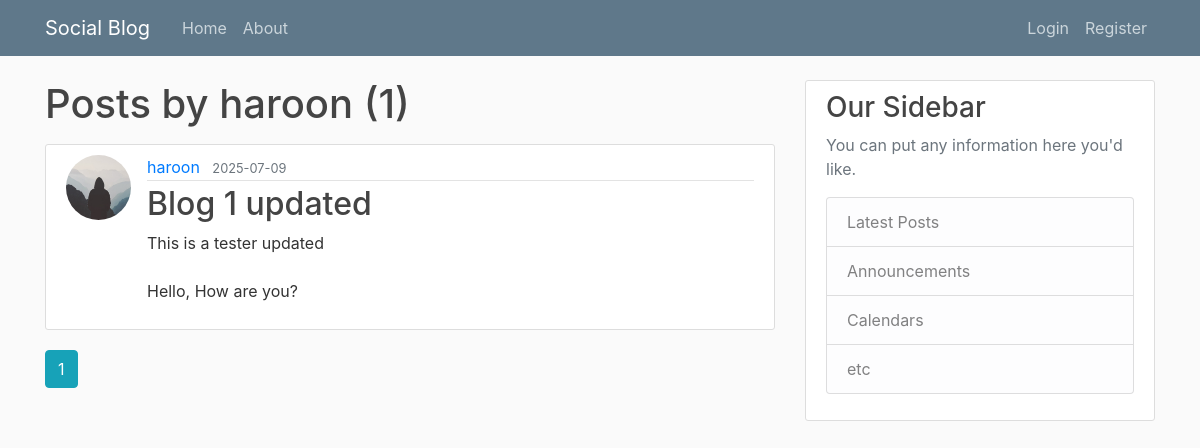
Before: /user/haroon with the older database file.
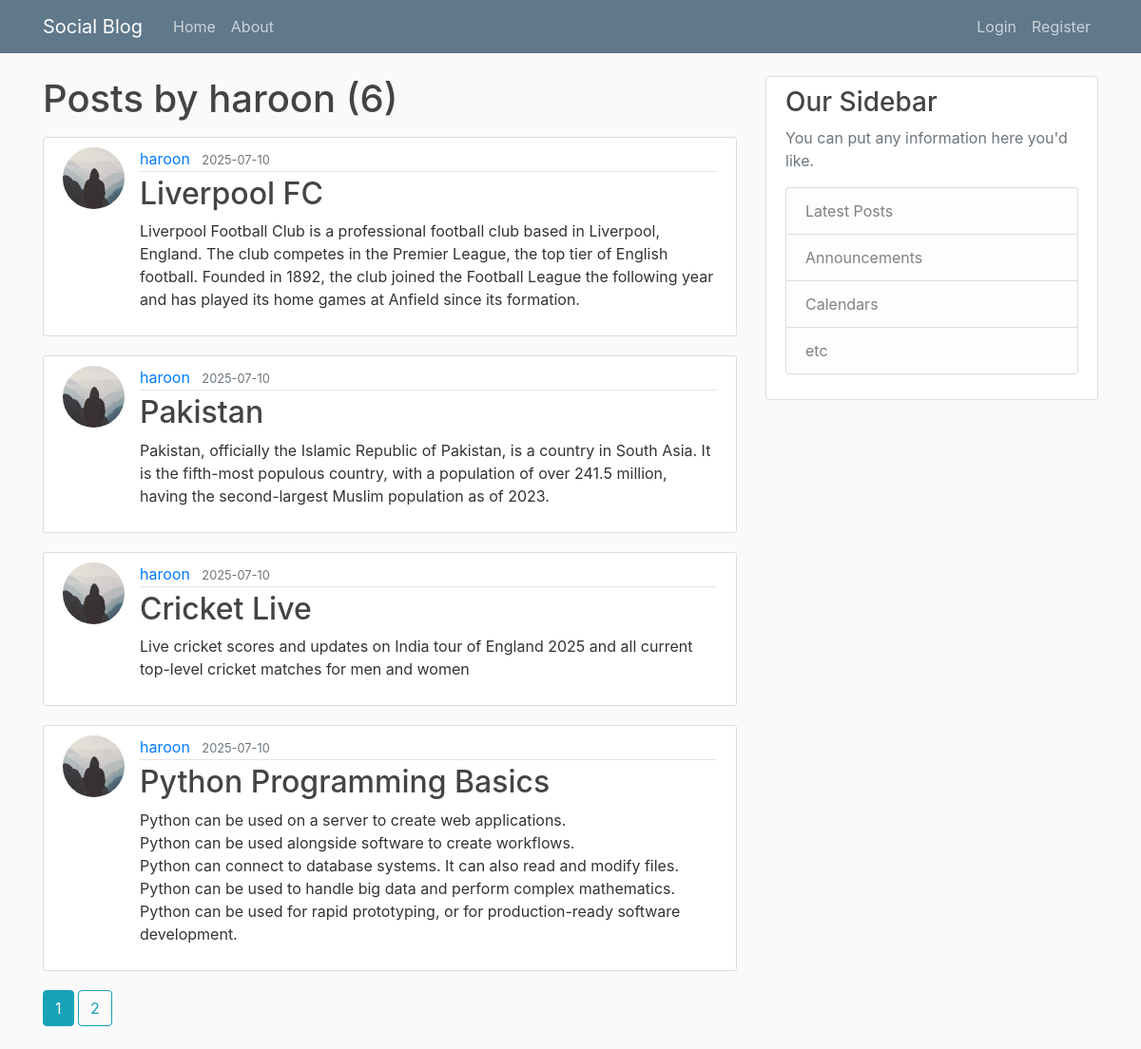
After: the same page with the newer database file.
### social_blog/models.py (models this page shows, shortened)
class User(db.Model, UserMixin):
    id = db.Column(db.Integer, primary_key=True)
    username = db.Column(db.String(20), unique=True, nullable=False)
    email = db.Column(db.String(120), unique=True, nullable=False)
    image_file = db.Column(db.String(20), nullable=False, default='default.jpg')
    password = db.Column(db.String(60), nullable=False)
    posts = db.relationship('Post', backref='author', lazy=True)

class Post(db.Model):
    id = db.Column(db.Integer, primary_key=True)
    title = db.Column(db.String(100), nullable=False)
    date_posted = db.Column(db.DateTime, nullable=False, default=datetime.utcnow)
    content = db.Column(db.Text, nullable=False)
    user_id = db.Column(db.Integer, db.ForeignKey('user.id'), nullable=False)

### social_blog/users/routes.py (the view)
@users.route('/user/<string:username>')
def user_posts(username):
    page = request.args.get('page', 1, type=int)
    user = User.query.filter_by(username=username).first_or_404()
    posts = Post.query.filter_by(author = user)\
        .order_by(Post.date_posted.desc())\
        .paginate(page=page, per_page=4)
    return render_template('user_post.html', posts = posts, user=user)

### social_blog/templates/user_post.html
{% extends "layout.html" %}
{% block content %}
    <h1 class="mb-3">Posts by {{ user.username }} ({{ posts.total }})</h1>
    {% for post in posts.items %}
        <article class="media content-section">
          <img class="rounded-circle article-img" src="{{ url_for('static', filename='profile_pics/' + post.author.image_file) }}">
          <div class="media-body">
            <div class="article-metadata">
              <a class="mr-2" href="{{ url_for('users.user_posts', username=post.author.username) }}">{{ post.author.username }}</a>
              <small class="text-muted">{{ post.date_posted.strftime('%Y-%m-%d') }}</small>
            </div>
            <h2><a class="article-title" href="{{ url_for('posts.post', post_id=post.id) }}">{{ post.title }}</a></h2>
            <p class="article-content">{{ post.content }}</p>
          </div>
        </article>
    {% endfor %}
    {% for page_num in posts.iter_pages(left_edge=1, right_edge=1, left_current=1, right_current=2) %}
      {% if page_num %}
        {% if posts.page == page_num %}
          <a class="btn btn-info mb-4" href="{{ url_for('users.user_posts', username=user.username, page=page_num) }}">{{ page_num }}</a>
        {% else %}
          <a class="btn btn-outline-info mb-4" href="{{ url_for('users.user_posts', username=user.username, page=page_num) }}">{{ page_num }}</a>
        {% endif %}
      {% else %}
        ...
      {% endif %}
    {% endfor %}
{% endblock content %}

### social_blog/templates/layout.html (shortened to what this page needs)
<!DOCTYPE html>
<html lang="en">
<head>
     <link rel="stylesheet" href="https://cdn.jsdelivr.net/npm/bootstrap@4.0.0/dist/css/bootstrap.min.css">
     <link rel="stylesheet" type="text/css" href="{{ url_for('static', filename='main.css') }}">
</head>
<body>
    <header class="site-header">
        <nav class="navbar navbar-expand-md navbar-dark bg-steel fixed-top">
          <div class="container">
            <a class="navbar-brand mr-4" href="/">Social Blog</a>
            <div class="collapse navbar-collapse" id="navbarToggle">
              <div class="navbar-nav mr-auto">
                <a class="nav-item nav-link" href="{{ url_for('main.home') }}">Home</a>
                <a class="nav-item nav-link" href="{{ url_for('main.about') }}">About</a>
              </div>
              <div class="navbar-nav">
                {% if current_user.is_authenticated%}
                  <a class="nav-item nav-link" href="{{ url_for('posts.post_new') }}">New Post</a>
                  <a class="nav-item nav-link" href="{{ url_for('users.account') }}">Account</a>
                  <a class="nav-item nav-link" href="{{ url_for('users.logout') }}">Logout</a>
                {% else %}
                  <a class="nav-item nav-link" href="{{ url_for('users.login') }}">Login</a>
                  <a class="nav-item nav-link" href="{{ url_for('users.register') }}">Register</a>
                {% endif %}
              </div>
            </div>
          </div>
        </nav>
      </header>
      <main role="main" class="container">
        <div class="row">
          <div class="col-md-8">
            {% block content %}{% endblock %}
          </div>
          <div class="col-md-4">
            <div class="content-section">
              <h3>Our Sidebar</h3>
              <p class='text-muted'>You can put any information here you'd like.
                <ul class="list-group">
                  <li class="list-group-item list-group-item-light">Latest Posts</li>
                  <li class="list-group-item list-group-item-light">Announcements</li>
                  <li class="list-group-item list-group-item-light">Calendars</li>
                  <li class="list-group-item list-group-item-light">etc</li>
                </ul>
              </p>
            </div>
          </div>
        </div>
      </main>
</body>
</html>

### social_blog/static/main.css (style rules this page uses)
body { background: #fafafa; color: #333333; margin-top: 5rem; }
h1, h2, h3, h4, h5, h6 { color: #444444; }
.bg-steel { background-color: #5f788a; }
.site-header .navbar-nav .nav-link { color: #cbd5db; }
.content-section { background: #ffffff; padding: 10px 20px; border: 1px solid #dddddd; border-radius: 3px; margin-bottom: 20px; }
.article-title { color: #444444; }
.article-content { white-space: pre-line; }
.article-img { height: 65px; width: 65px; margin-right: 16px; }
.article-metadata { padding-bottom: 1px; margin-bottom: 4px; border-bottom: 1px solid #e3e3e3 }

Changed rows visible on the page:
no longer on this page (row unchanged): Post: image_file (placeholder picture), author.username "haroon", date_posted "2025-07-09", title "Blog 1 updated", content "This is a tester updated Hello, How are you?"
added Post: image_file (placeholder picture), author.username "haroon", date_posted "2025-07-10", title "Liverpool FC", content "Liverpool Football Club is a professional football club based in Liverpool, England. The club competes in the Premier League, the top tier of English football. Founded in 1892, the club joined the Football League the following year and has played its home games at Anfield since its formation."
added Post: image_file (placeholder picture), author.username "haroon", date_posted "2025-07-10", title "Pakistan", content "Pakistan, officially the Islamic Republic of Pakistan, is a country in South Asia. It is the fifth-most populous country, with a population of over 241.5 million, having the second-largest Muslim population as of 2023."
added Post: image_file (placeholder picture), author.username "haroon", date_posted "2025-07-10", title "Cricket Live", content "Live cricket scores and updates on India tour of England 2025 and all current top-level cricket matches for men and women"
added Post: image_file (placeholder picture), author.username "haroon", date_posted "2025-07-10", title "Python Programming Basics", content "Python can be used on a server to create web applications. Python can be used alongside software to create workflows. Python can connect to database systems. It can also read and modify files. Python can be used to handle big data and perform complex mathematics. Python can be used for rapid prototyping, or for production-ready software development."
Other visible differences:
{{ posts.total }}: "1" → "6"
new list line: "2"
